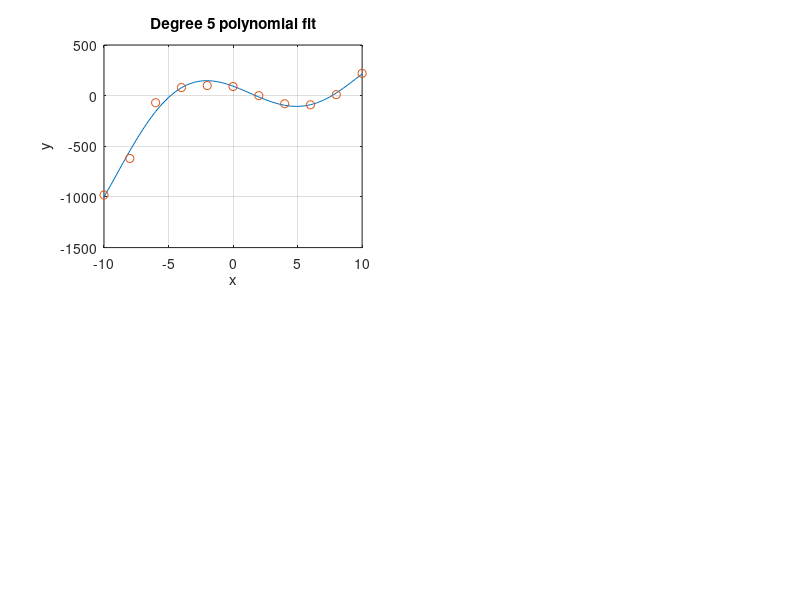

This figure's MATLAB source:
x = [-10 -8 -6 -4 -2 0 2 4 6 8 10];
y = [-980 -620 -70 80 100 90 0 -80 -90 10 220];
m = 2:5;
x2 = -10:0.5:10;
MSE = zeros(length(m));
for i = 1:length(m)
    fprintf('m = %i \n',m(i));
    A = zeros(m(i) + 1);
    A = polyfit(x,y,m(i));
    Yc = polyval(A,x);
    MSE(i) = (1/length(x) * sum((y - Yc).^2));
    fprintf('           x            y             yc \n');
    fprintf('------------------------------------------\n');
    for j = 1:length(x)
        fprintf('%5.0f      %5.0f             %8.2f   \n',...
            x(j),y(j),Yc(j));
    end
    fprintf('\n\n');
    subplot(2,2,1);
    plot(x2,polyval(A,x2),x,y,'o');
    xlabel('x');
    ylabel('y');
    grid;
    axis([-10 10 -1500 500]);
    title(sprintf('Degree %d polynomial fit',m(i)));
end
fprintf('  m                       MSE  \n');
fprintf('------------------------------\n');
for i = 1:length(m)
    fprintf('  %g        %10.2f    \n',m(i),MSE(i));
end